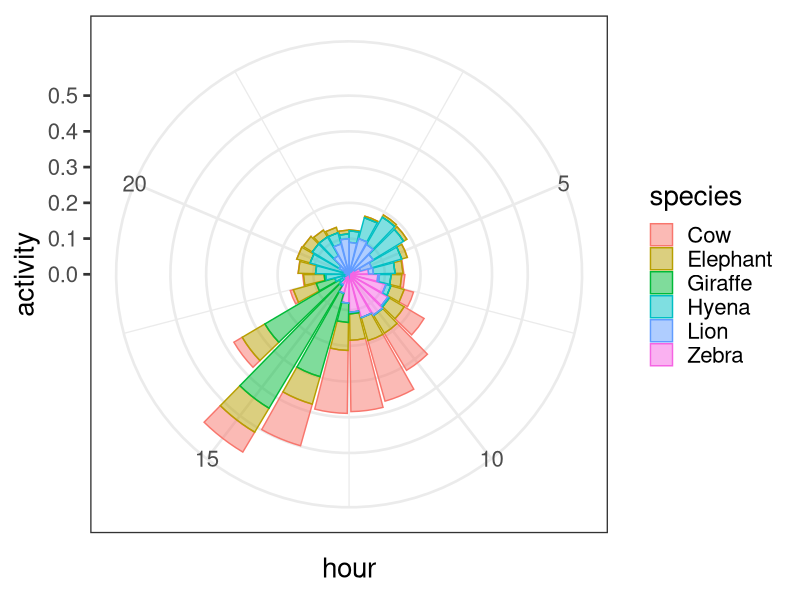
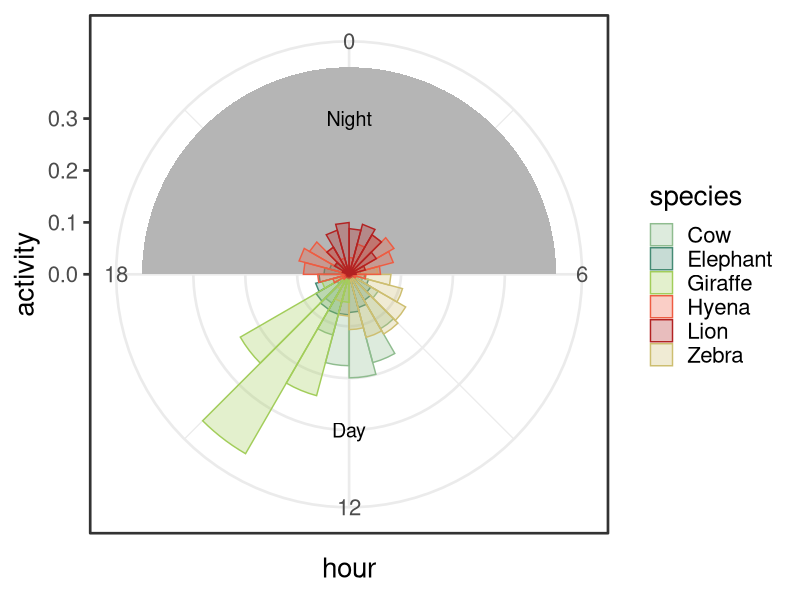
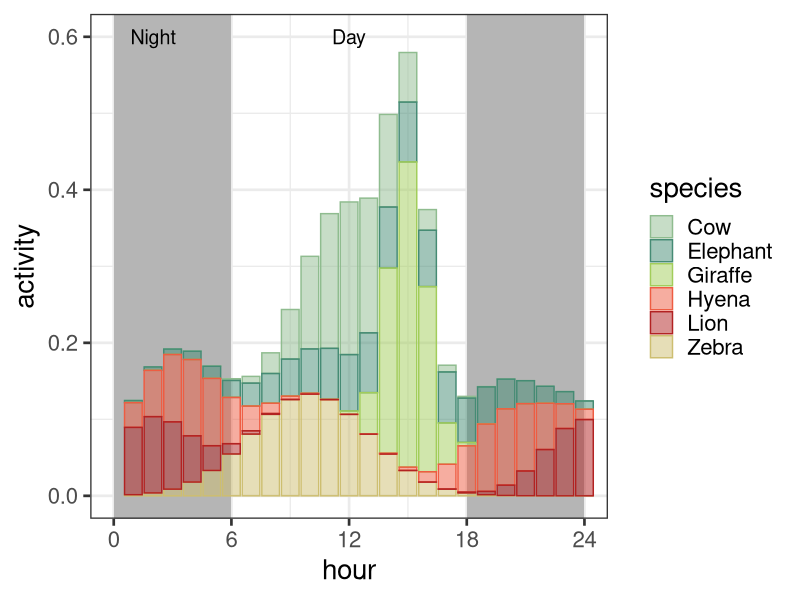
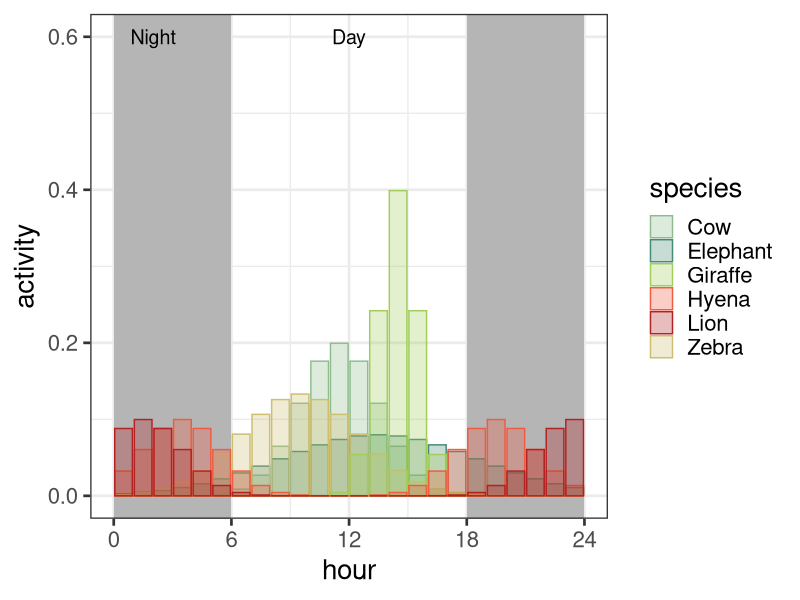

R code for these plots, in order:
## ---- chunk 1
knitr::opts_chunk$set(echo = TRUE)
library(ggplot2)
## ---- chunk 2
# simulate data

# activity for 6 species, 24 hours
data = data.frame(hour = rep(seq(1,24),6),
                  species = rep(c("Cow","Elephant","Zebra","Giraffe","Hyena","Lion"), each=24))

# activity a function of time
data$activity = c(dnorm(data$hour[which(data$species=="Cow")], mean=12, sd=2), 
                  dnorm(data$hour[which(data$species=="Elephant")], mean=14, sd=5),
                  dnorm(data$hour[which(data$species=="Zebra")], mean=10, sd=3),
                  dnorm(data$hour[which(data$species=="Giraffe")], mean=15, sd=1),
                  (dnorm(data$hour[which(data$species=="Hyena")], mean=4, sd=2)+
                    dnorm(data$hour[which(data$species=="Hyena")], mean=20, sd=2))/2,
                  (dnorm(data$hour[which(data$species=="Lion")], mean=2, sd=2)+
                    dnorm(data$hour[which(data$species=="Lion")], mean=24, sd=2))/2)


# activity is a probability in this case, but it could also be a count etc.
head(data)

ggplot(data, aes(x=hour, y=activity))+
  geom_bar(aes(fill=species, color=species), stat="identity", alpha=0.5) +
  theme_bw(base_size=20)+
  coord_polar()

# boo: boring colors
# I usually define colors that I want using the color picker option:
levels(as.factor(data$species))
# go to Addins > Colour Picker and choose based on the levels. I like to return color names

animalcols = c("darkseagreen", "aquamarine4", "darkolivegreen3", "tomato2", "firebrick", "lightgoldenrod3")

ggplot(data, aes(x=hour, y=activity))+
  geom_rect(aes(xmin=0,xmax=6,ymin=-Inf,ymax=Inf),fill="gray70",alpha=0.1)+
  geom_rect(aes(xmin=18,xmax=24,ymin=-Inf,ymax=Inf),fill="gray70",alpha=0.1)+
  geom_col(aes(fill=species, color=species),position=position_nudge(-0.5),alpha=0.3,width=1) +
  theme_bw(base_size=20)+
  scale_fill_manual(values=animalcols)+
  scale_color_manual(values=animalcols)+
  scale_x_continuous(breaks=c(0,6,12,18))+
  theme(axis.text.x=element_text(vjust=1))+
  annotate(geom="text", x=c(0,12), y=c(0.3,0.3), label=c("Night","Day"), size=5)+
  coord_polar(theta="x", clip="off")

# can also do faceting (turn off annotation above first):

  #+facet_wrap(~species) ## free scales not supported currently, so you'd have to transform the data beforehand for this

# lots of other options to clean up things also! (e.g. rename variables, add titles etc.)

# here's the plot in non-circular format as well:

# stacked
ggplot(data, aes(x=hour, y=activity))+
  geom_rect(aes(xmin=0,xmax=6,ymin=-Inf,ymax=Inf),fill="gray70",alpha=0.1)+
  geom_rect(aes(xmin=18,xmax=24,ymin=-Inf,ymax=Inf),fill="gray70",alpha=0.1)+
  geom_col(aes(fill=species, color=species), alpha=0.5) +
  theme_bw(base_size=20)+
  scale_fill_manual(values=animalcols)+
  scale_color_manual(values=animalcols)+
  coord_cartesian(xlim=c(0,24))+
  scale_x_continuous(breaks=c(0,6,12,18,24))+
  annotate(geom="text", x=c(2,12), y=c(0.6,0.6), label=c("Night","Day"), size=5)

# overlapping
ggplot(data, aes(x=hour, y=activity))+
  geom_rect(aes(xmin=0,xmax=6,ymin=-Inf,ymax=Inf),fill="gray70",alpha=0.1)+
  geom_rect(aes(xmin=18,xmax=24,ymin=-Inf,ymax=Inf),fill="gray70",alpha=0.1)+
  geom_col(aes(fill=species, color=species), position=position_nudge(-0.5),alpha=0.3) +
  theme_bw(base_size=20)+
  scale_fill_manual(values=animalcols)+
  scale_color_manual(values=animalcols)+
  coord_cartesian(xlim=c(0,24))+
  scale_x_continuous(breaks=c(0,6,12,18,24))+
  annotate(geom="text", x=c(2,12), y=c(0.6,0.6), label=c("Night","Day"), size=5)

